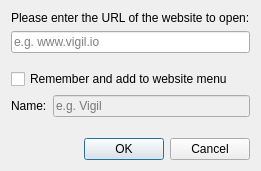
<?xml version="1.0" encoding="UTF-8"?>
<ui version="4.0">
 <author>Tobias Junghans</author>
 <class>OpenWebsiteDialog</class>
 <widget class="QDialog" name="OpenWebsiteDialog">
  <property name="windowTitle">
   <string>Open website</string>
  </property>
  <property name="windowIcon">
   <iconset resource="desktopservices.qrc">
    <normaloff>:/desktopservices/internet-web-browser.png</normaloff>:/desktopservices/internet-web-browser.png</iconset>
  </property>
  <layout class="QGridLayout" name="gridLayout">
   <item row="4" column="1">
    <widget class="QLineEdit" name="presetNameEdit">
     <property name="enabled">
      <bool>false</bool>
     </property>
     <property name="placeholderText">
      <string>e.g. Vigil</string>
     </property>
    </widget>
   </item>
   <item row="3" column="0" colspan="2">
    <widget class="QCheckBox" name="rememberCheckBox">
     <property name="text">
      <string>Remember and add to website menu</string>
     </property>
    </widget>
   </item>
   <item row="2" column="0" colspan="2">
    <spacer name="verticalSpacer">
     <property name="orientation">
      <enum>Qt::Vertical</enum>
     </property>
     <property name="sizeHint" stdset="0">
      <size>
       <width>20</width>
       <height>10</height>
      </size>
     </property>
    </spacer>
   </item>
   <item row="6" column="0" colspan="2">
    <widget class="QDialogButtonBox" name="buttonBox">
     <property name="standardButtons">
      <set>QDialogButtonBox::Cancel|QDialogButtonBox::Ok</set>
     </property>
    </widget>
   </item>
   <item row="1" column="0" colspan="2">
    <widget class="QLineEdit" name="websiteLineEdit">
     <property name="placeholderText">
      <string>e.g. www.vigil.io</string>
     </property>
    </widget>
   </item>
   <item row="0" column="0" colspan="2">
    <widget class="QLabel" name="label_3">
     <property name="text">
      <string>Please enter the URL of the website to open:</string>
     </property>
    </widget>
   </item>
   <item row="4" column="0">
    <widget class="QLabel" name="label">
     <property name="text">
      <string>Name:</string>
     </property>
    </widget>
   </item>
   <item row="5" column="0" colspan="2">
    <spacer name="verticalSpacer_2">
     <property name="orientation">
      <enum>Qt::Vertical</enum>
     </property>
     <property name="sizeHint" stdset="0">
      <size>
       <width>20</width>
       <height>15</height>
      </size>
     </property>
    </spacer>
   </item>
  </layout>
 </widget>
 <tabstops>
  <tabstop>websiteLineEdit</tabstop>
  <tabstop>rememberCheckBox</tabstop>
  <tabstop>presetNameEdit</tabstop>
 </tabstops>
 <resources>
  <include location="desktopservices.qrc"/>
 </resources>
 <connections>
  <connection>
   <sender>buttonBox</sender>
   <signal>accepted()</signal>
   <receiver>OpenWebsiteDialog</receiver>
   <slot>accept()</slot>
   <hints>
    <hint type="sourcelabel">
     <x>199</x>
     <y>384</y>
    </hint>
    <hint type="destinationlabel">
     <x>199</x>
     <y>206</y>
    </hint>
   </hints>
  </connection>
  <connection>
   <sender>buttonBox</sender>
   <signal>rejected()</signal>
   <receiver>OpenWebsiteDialog</receiver>
   <slot>reject()</slot>
   <hints>
    <hint type="sourcelabel">
     <x>199</x>
     <y>384</y>
    </hint>
    <hint type="destinationlabel">
     <x>199</x>
     <y>206</y>
    </hint>
   </hints>
  </connection>
  <connection>
   <sender>rememberCheckBox</sender>
   <signal>toggled(bool)</signal>
   <receiver>presetNameEdit</receiver>
   <slot>setEnabled(bool)</slot>
   <hints>
    <hint type="sourcelabel">
     <x>225</x>
     <y>273</y>
    </hint>
    <hint type="destinationlabel">
     <x>225</x>
     <y>315</y>
    </hint>
   </hints>
  </connection>
 </connections>
</ui>
